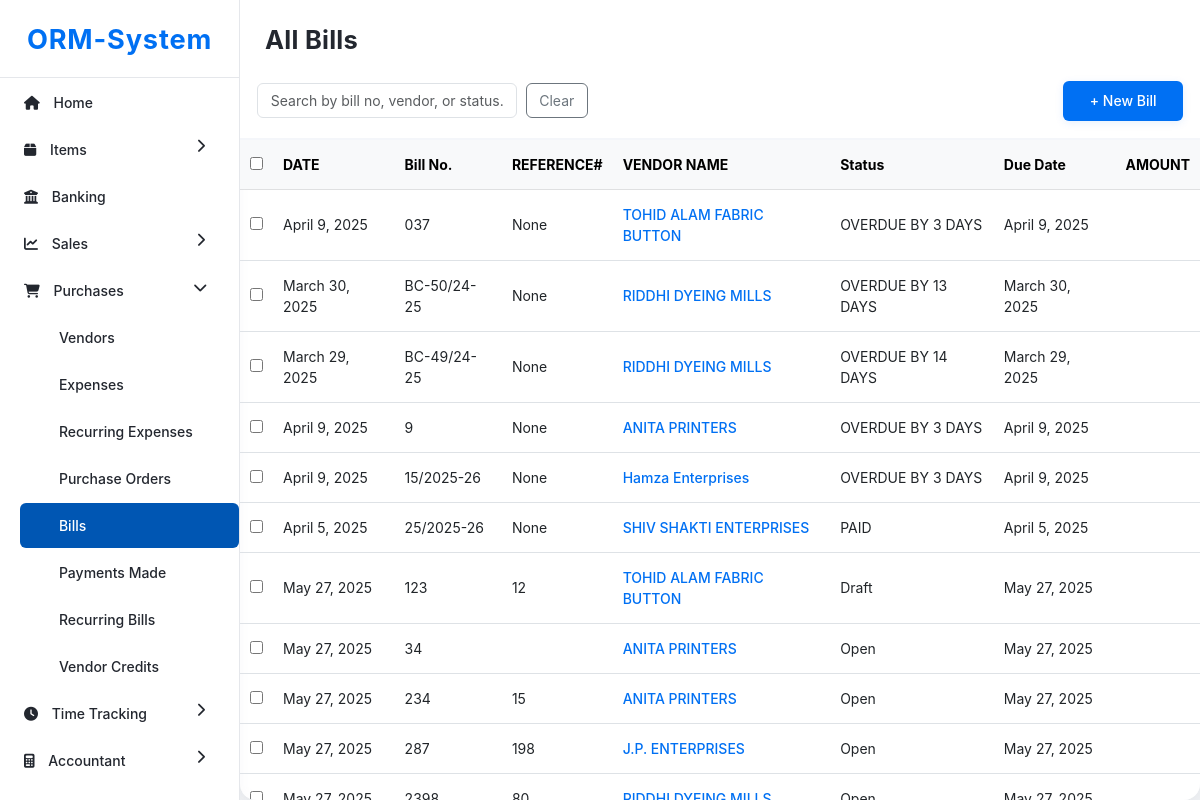
Page /bills/ on the committed database.
### dashboard/models.py (models this page shows, shortened)
class Bill(models.Model):
    bill_no = models.CharField(max_length=50)
    bill_reference = models.CharField(max_length=150, null=True, blank=True)
    vendor = models.ForeignKey(Vendor, on_delete=models.CASCADE, null=True, blank=True)  # Changed to lowercase
    bill_status = models.CharField(max_length=30)
    bill_date = models.DateField()
    bill_due_date = models.DateField(null=True, blank=True)
    payment_terms = models.CharField(max_length=100, null=True, blank=True)
    discount = models.DecimalField(max_digits=10, decimal_places=2, default=0)
    total_tax_amount = models.DecimalField(max_digits=10, decimal_places=2, default=0)
    adjustment = models.DecimalField(max_digits=10, decimal_places=2, default=0)
    total_amount = models.DecimalField(max_digits=12, decimal_places=2, default=0)
    notes = models.TextField(null=True, blank=True)

class Vendor(models.Model):
    name = models.CharField(max_length=255)
    company_name = models.CharField(max_length=255)
    email = models.CharField(max_length=50, null=True, blank=True)
    phone = models.CharField(max_length=15, null=True, blank=True)
    state = models.CharField(max_length=20)
    payables = models.IntegerField()
    address = models.TextField(null=True, blank=True)
    primary_contact = models.CharField(max_length=255, null=True, blank=True)
    gstin = models.CharField(max_length=30, null=True, blank=True)
    billing_address = models.TextField(null=True, blank=True)
    billing_city = models.CharField(max_length=100, null=True, blank=True)
    billing_state = models.CharField(max_length=100, null=True, blank=True)
    billing_zip = models.CharField(max_length=20, null=True, blank=True)
    shipping_address = models.TextField(null=True, blank=True)
    shipping_city = models.CharField(max_length=100, null=True, blank=True)
    shipping_state = models.CharField(max_length=100, null=True, blank=True)
    shipping_zip = models.CharField(max_length=20, null=True, blank=True)
    bank_account_number = models.CharField(max_length=50, null=True, blank=True)
    bank_ifsc = models.CharField(max_length=20, null=True, blank=True)
    bank_name = models.CharField(max_length=100, null=True, blank=True)
    def __str__(self):
        return self.name

### dashboard/views.py (the view)
# urls.py: path('bills/', views.bills, name='bills'),  # Add this line
def bills(request):
    bills = Bill.objects.all()
    context = {"bills": bills}
    return render(request, 'dashboard/bills.html', context)

### dashboard/templates/dashboard/bills.html (shortened to what this page needs)
{% extends 'dashboard/base.html' %}
{% block main_content %}
<div class="bills-main-fixed page-content">
    <div class="container-fluid bills-header-bar">
            <h3 class="page-title">All Bills</h3>
        <div class="filter-bar d-flex align-items-center gap-2 mb-3 mx-3">
            <input type="text" class="form-control" id="billSearch" placeholder="Search by bill no, vendor, or status..." style="max-width: 260px;">
            <button class="btn btn-outline-secondary" id="clearBillSearch" type="button">Clear</button>
            <a href="{% url 'new_bill' %}" class="btn btn-new px-4 py-2 ms-auto">+ New Bill</a>
        </div>
    </div>
    <div class="container-fluid bills-table-scroll" style="min-height:0;">
        <table class="table align-middle table-hover mb-0" style="min-width:900px;"" id="billsTable">
            <thead class="table-light sticky-top">
                <tr>
                    <th><input type="checkbox" /></th>
                    <th>DATE</th>
                    <th>Bill No.</th>
                    <th>REFERENCE#</th>
                    <th>VENDOR NAME</th>
                    <th>Status</th>
                    <th>Due Date</th>
                    <th class="text-end">AMOUNT</th>
                </tr>
            </thead>
            <tbody>
                {% for bill in bills %}
                <tr>
                    <td><input type="checkbox" /></td>
                    <td>{{ bill.bill_date }}</td>
                    <td>{{ bill.bill_no }}</td>
                    <td>{{ bill.bill_reference }}</td>
                    <td><a href="{% url 'bill_display' bill.id %}" class="link-text">{{ bill.vendor }}</a></td>
                    <td>{{ bill.bill_status }}</td>
                    <td>{{ bill.bill_due_date }}</td>
                    <td class="text-end">{{ bill.bill_amount }}</td>
                </tr>
                {% endfor %}
            </tbody>
        </table>
    </div>
</div>
{% endblock main_content %}

### dashboard/static/css/style.css (style rules this page uses)
body { margin: 0; font-family: Arial, sans-serif; background-color: #f9fafb; }
.table td, .table th { vertical-align: middle; font-size: 14px; }
.link-text { color: #0070f3; font-weight: 500; cursor: pointer; }
.btn-new { background-color: #00aaff; color: white; }

### dashboard/templates/dashboard/base.html (style rules this page uses)
html, body { font-family: 'Inter', 'Segoe UI', 'Roboto', 'Helvetica Neue', Arial, sans-serif; font-size: 17px; color: #23272f; }
h1, h2, h3, h4, h5, h6 { font-family: 'Inter', 'Segoe UI', 'Roboto', 'Helvetica Neue', Arial, sans-serif; font-weight: 700; color: #1a1a1a; letter-spacing: 0.01em; }
.page-title { margin-left: 0; margin-top: 0; margin-bottom: 0.5rem; font-size: 1.6rem; font-weight: 700; color: #23272f; padding-left: 0; }
@media (min-width: 992px) { .page-title { margin-left: 0; padding-left: 0; } }
.btn, .form-control, .form-select { font-size: 1.08rem; border-radius: 6px; }
table { font-size: 1.04rem; }
input, select, textarea { font-size: 1.05rem; }

### dashboard/templates/dashboard/bills.html (style rules this page uses)
html, body { margin: 0; padding: 0; height: 100%; overflow: hidden; background: #f4f6fa; }
.bills-main-fixed { height: 100vh; display: flex; flex-direction: column; margin: 0; padding: 0; min-width: 0; }
.bills-header-bar { flex-shrink: 0; background: #fff; border-bottom: 2px solid #f4f6fa; margin: 0; padding: 0 0 0 0; position: sticky; top: 0; z-index: 10; }
.page-title { margin: 25px !important; padding: 0 !important; font-size: 1.5rem; font-weight: 700; color: #23272f; }
.bills-table-scroll { flex: 1 1 auto; overflow-y: auto; background: #fff; border-radius: 0 0 16px 16px; box-shadow: 0 4px 32px rgba(0,0,0,0.10); margin: 0; padding: 0; }
.table td, .table th { vertical-align: middle; font-size: 1.08rem; padding: 14px 10px; }
.link-text { color: #0070f3; font-weight: 500; cursor: pointer; text-decoration: none; }
.btn-new, .btn-primary { background-color: #0070f3; color: white; border-radius: 6px; font-size: 1.05rem; font-weight: 500; box-shadow: 0 2px 8px #0070f31a; transition: background 0.18s, box-shadow 0.18s, color 0.18s; }
.page-content, .bills-table-scroll, .table-wrapper, .table td, .table th, .link-text, .action-btns, .btn, .form-control, .form-select, .btn-upload, .btn-new, .btn-primary, .filter-icon, .hover-row, .bills-header-bar, .bills-main-fixed { font-size: 14px !important; }

### rows in the picture
Bill: bill_date "April 9, 2025", bill_no "037", bill_reference "None", vendor "TOHID ALAM FABRIC BUTTON", bill_status "OVERDUE BY 3 DAYS", bill_due_date "April 9, 2025"
Bill: bill_date "March 30, 2025", bill_no "BC-50/24-25", bill_reference "None", vendor "RIDDHI DYEING MILLS", bill_status "OVERDUE BY 13 DAYS", bill_due_date "March 30, 2025"
Bill: bill_date "March 29, 2025", bill_no "BC-49/24-25", bill_reference "None", vendor "RIDDHI DYEING MILLS", bill_status "OVERDUE BY 14 DAYS", bill_due_date "March 29, 2025"
Bill: bill_date "April 9, 2025", bill_no "9", bill_reference "None", vendor "ANITA PRINTERS", bill_status "OVERDUE BY 3 DAYS", bill_due_date "April 9, 2025"
Bill: bill_date "April 9, 2025", bill_no "15/2025-26", bill_reference "None", vendor "Hamza Enterprises", bill_status "OVERDUE BY 3 DAYS", bill_due_date "April 9, 2025"
Bill: bill_date "April 5, 2025", bill_no "25/2025-26", bill_reference "None", vendor "SHIV SHAKTI ENTERPRISES", bill_status "PAID", bill_due_date "April 5, 2025"
Bill: bill_date "May 27, 2025", bill_no "123", bill_reference "12", vendor "TOHID ALAM FABRIC BUTTON", bill_status "Draft", bill_due_date "May 27, 2025"
Bill: bill_date "May 27, 2025", bill_no "34", vendor "ANITA PRINTERS", bill_status "Open", bill_due_date "May 27, 2025"
Bill: bill_date "May 27, 2025", bill_no "234", bill_reference "15", vendor "ANITA PRINTERS", bill_status "Open", bill_due_date "May 27, 2025"
Bill: bill_date "May 27, 2025", bill_no "287", bill_reference "198", vendor "J.P. ENTERPRISES", bill_status "Open", bill_due_date "May 27, 2025"
